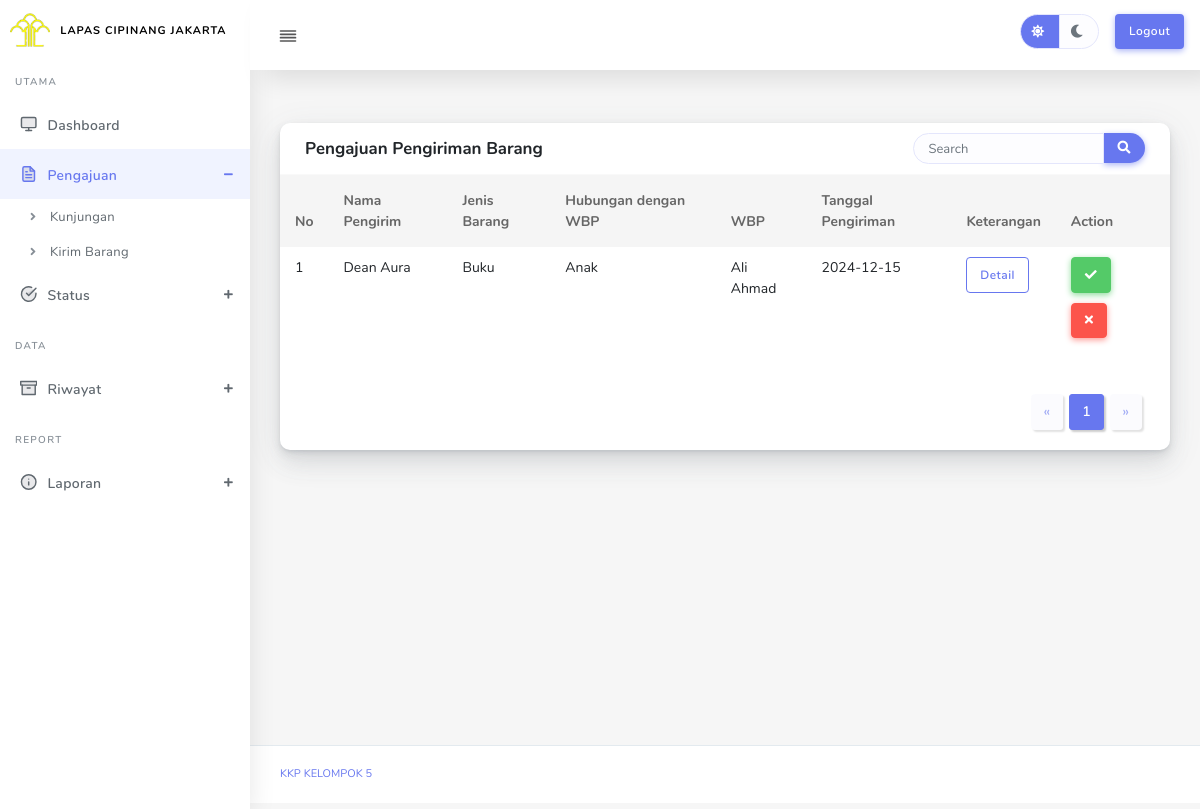
Screenshot of /admin/pengajuan-barang.php (signed in) with the database file from the repository.
### tables this page shows
CREATE TABLE `pengiriman_barang` (
  `id_pengiriman` int(11) NOT NULL,
  `id_user` varchar(36) NOT NULL,
  `id_wbp` varchar(36) NOT NULL,
  `id_jenis` varchar(36) NOT NULL,
  `tanggal_pengiriman` date NOT NULL,
  `hubungan_wbp` varchar(50) NOT NULL,
  `jumlah_barang` int(11) NOT NULL,
  `deskripsi_barang` text DEFAULT NULL,
  `status_pengiriman` enum('menunggu','diterima','ditolak','selesai','dibatalkan') DEFAULT 'menunggu',
  `kode_barcode` varchar(100) DEFAULT NULL,
  `foto_bukti` varchar(255) DEFAULT NULL,
  `created_at` timestamp NOT NULL DEFAULT current_timestamp(),
  `id_kabupaten_kota` varchar(36) DEFAULT NULL,
  `id_provinsi` varchar(36) DEFAULT NULL
);

CREATE TABLE `users` (
  `id_user` varchar(36) NOT NULL,
  `nama_lengkap` varchar(100) NOT NULL,
  `email` varchar(100) NOT NULL,
  `password` varchar(255) NOT NULL,
  `jenis_kelamin` enum('laki-laki','perempuan') DEFAULT NULL,
  `tanggal_lahir` date DEFAULT NULL,
  `no_ktp` varchar(16) DEFAULT NULL,
  `no_telepon` varchar(15) DEFAULT NULL,
  `alamat` text DEFAULT NULL,
  `id_kabupaten_kota` varchar(36) DEFAULT NULL,
  `id_provinsi` varchar(36) DEFAULT NULL,
  `role` enum('admin','user') DEFAULT 'user',
  `status_akun` enum('aktif','nonaktif') DEFAULT 'aktif',
  `created_at` timestamp NOT NULL DEFAULT current_timestamp(),
  `updated_at` timestamp NOT NULL DEFAULT current_timestamp() ON UPDATE current_timestamp()
);

CREATE TABLE `jenis_barang` (
  `id_jenis` varchar(36) NOT NULL,
  `nama_jenis` varchar(100) NOT NULL,
  `status_jenis` enum('aktif','nonaktif') DEFAULT 'aktif'
);

CREATE TABLE `wbp` (
  `id_wbp` varchar(36) NOT NULL,
  `nama_wbp` varchar(100) NOT NULL,
  `blok` varchar(50) NOT NULL,
  `tipe_blok` varchar(50) NOT NULL,
  `status_wbp` enum('aktif','nonaktif') DEFAULT 'aktif',
  `created_at` timestamp NOT NULL DEFAULT current_timestamp()
);

### admin/functions/pengajuan-helper.php (called while the page is built, shortened)
<?php
require_once 'config-admin/database.php';
function getPengajuanBarang() {
    global $conn;
    $stmt = $conn->prepare("SELECT pengiriman_barang.*,
                                    users.nama_lengkap AS nama_pengirim,
                                    users.email,
                                    users.jenis_kelamin,
                                    users.alamat,
                                    users.no_ktp,
                                    users.no_telepon,
                                    kabupaten_kota.nama_kabupaten_kota,
                                    provinsi.nama_provinsi,
                                    jenis_barang. nama_jenis AS jenis_barang,
                                    wbp.nama_wbp
                            FROM pengiriman_barang
                            JOIN users ON pengiriman_barang.id_user = users.id_user
                            LEFT JOIN kabupaten_kota ON pengiriman_barang.id_kabupaten_kota = kabupaten_kota.id_kabupaten_kota
                            LEFT JOIN provinsi ON pengiriman_barang.id_provinsi = provinsi.id_provinsi
                            JOIN jenis_barang ON pengiriman_barang.id_jenis = jenis_barang.id_jenis
                            JOIN wbp ON pengiriman_barang.id_wbp = wbp.id_wbp
                            WHERE pengiriman_barang.status_pengiriman = 'menunggu'");
    $stmt->execute();
    return $stmt->fetchAll(PDO::FETCH_ASSOC);
}
?>

### admin/pengajuan-barang.php (the view, shortened to what this page needs)
<?php
include 'config-admin/database.php';
include 'functions/pengajuan-helper.php';
$pengajuanData = getPengajuanBarang();
?>
<!DOCTYPE html>
<html lang="en">
<head>
  <link rel="stylesheet" href="assets/css/app.min.css">
  <link rel="stylesheet" href="assets/css/style.css">
  <link rel="stylesheet" href="assets/css/components.css">
  <link rel="stylesheet" href="assets/css/modal.css">
  <link rel="stylesheet" href="assets/css/toggle.css">
</head>
<body>
  <div id="app">
    <div class="main-wrapper main-wrapper-1">
      <?php include 'assets/components/navbar.php'; ?>
      <?php include 'assets/components/sidebar.php'; ?>
      <div class="main-content">
        <section class="section">
        <div class="row">
            <div class="col-12">
              <div class="card">
                <div class="card-header">
                  <h4>Pengajuan Pengiriman Barang</h4>
                  <div class="card-header-form">
                    <form method="POST" action="pengajuan-barang.php">
                      <div class="input-group">
                        <input type="text" class="form-control" name="search" placeholder="Search" value="<?php echo $_POST['search'] ?? ''; ?>">
                        <div class="input-group-btn">
                          <button class="btn btn-primary"><i class="fas fa-search"></i></button>
                        </div>
                      </div>
                    </form>
                  </div>
                </div>
                <div class="card-body p-0">
                  <div class="table-responsive">
                    <table id="dataTable" class="table table-md table-hover">
                        <thead>
                            <tr>
                                <th>No</th>
                                <th>Nama Pengirim</th>
                                <th>Jenis Barang</th>
                                <th>Hubungan dengan WBP</th>
                                <th>WBP</th>
                                <th>Tanggal Pengiriman</th>
                                <th>Keterangan</th>
                                <th>Action</th>
                            </tr>
                        </thead>
                        <tbody>
                            <?php if (count($pengajuanData) > 0): ?>
                                <?php foreach ($pengajuanData as $index => $pengiriman): ?>
                                <tr>
                                    <td><?= $index + 1 ?></td>
                                    <td><?= $pengiriman['nama_pengirim'] ?></td>
                                    <td><?= $pengiriman['jenis_barang'] ?></td>
                                    <td><?= $pengiriman['hubungan_wbp'] ?></td>
                                    <td><?= $pengiriman['nama_wbp'] ?></td>
                                    <td><?= $pengiriman['tanggal_pengiriman'] ?></td>
                                    <td>
                                      <div class="buttons">
                                      <a href="#" class="btn btn-outline-primary detail-btn"
                                        data-id="<?= $pengiriman['id_pengiriman'] ?>"
                                        data-nama="<?= $pengiriman['nama_pengirim'] ?>"
                                        data-email="<?= $pengiriman['email'] ?? '' ?>"
                                        data-jenis-kelamin="<?= $pengiriman['jenis_kelamin'] ?? '' ?>"
                                        data-alamat="<?= $pengiriman['alamat'] ?? '' ?>"
                                        data-kabupaten="<?= $pengiriman['nama_kabupaten_kota'] ?? '' ?>"
                                        data-provinsi="<?= $pengiriman['nama_provinsi'] ?? '' ?>"
                                        data-no-ktp="<?= $pengiriman['no_ktp'] ?? '' ?>"
                                        data-no-telepon="<?= $pengiriman['no_telepon'] ?? '' ?>"
                                        data-jenis="<?= $pengiriman['jenis_barang'] ?? '' ?>"
                                        data-jumlah="<?= $pengiriman['jumlah_barang'] ?? '' ?>"
                                        data-desk="<?= $pengiriman['deskripsi_barang'] ?? '' ?>"
                                        data-hubungan="<?= $pengiriman['hubungan_wbp'] ?? '' ?>"
                                        data-nama-wbp="<?= $pengiriman['nama_wbp'] ?? '' ?>"
                                        data-tanggal="<?= $pengiriman['tanggal_pengiriman'] ?? '' ?>">Detail</a>
                                      </div>
                                    </td>
                                    <td>
                                      <div class="buttons">
                                        <a href="pengajuan-barang.php?action=terima&id=<?= $pengiriman['id_pengiriman'] ?>" class="btn btn-icon btn-success" title="Terima">
                                          <i class="fas fa-check"></i>
                                        </a>
                                        <a href="pengajuan-barang.php?action=tolak&id=<?= $pengiriman['id_pengiriman'] ?>" class="btn btn-icon btn-danger" title="Tolak">
                                          <i class="fas fa-times"></i>
                                        </a>
                                      </div>
                                    </td>
                                </tr>
                                <?php endforeach; ?>
                            <?php endif; ?>
                        </tbody>
                    </table>
                  </div>
                </div>
                <div class="card-footer text-right">
                    <nav class="d-inline-block">
                        <ul class="pagination mb-0">
                        </ul>
                    </nav>
                </div>
            </div>
        </div>
    </div>
        </section>
      </div>
      <?php include 'assets/components/footer.php'; ?>
    </div>
  </div>
</body>
</html>

### rows the page displays
pengiriman_barang: id_user.nama_lengkap "Dean Aura", id_jenis.nama_jenis "Buku", hubungan_wbp "Anak", id_wbp.nama_wbp "Ali Ahmad", tanggal_pengiriman "2024-12-15"
